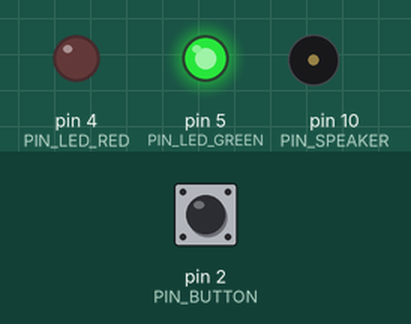
The sketch below on a simulated Arduino Uno, built with avr-gcc and run on an emulated ATmega328P. Parts: output pins drawn as LEDs (lit = HIGH), buzzer (waves = sounding). Inputs (shaded band) come from the test bench; at power-on: pin 2 (PIN_BUTTON) HIGH. What the sketch prints to the serial monitor is not drawn.

Above: at 1.2 s.
1.3 s: pin 2 (PIN_BUTTON) pulled LOW for 0.15 s
At 1.55 s:
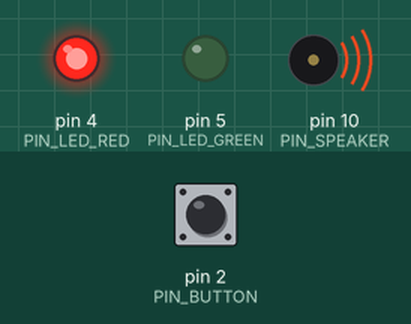
At 2.9 s:
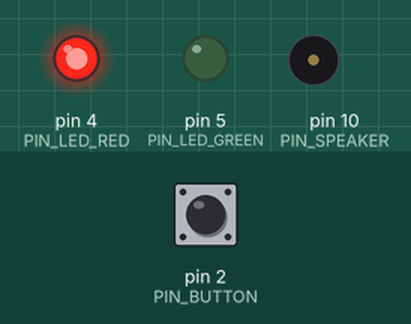
Timing chart, 0 to 12.8 s (numbered marks = the images above; inputs shaded):
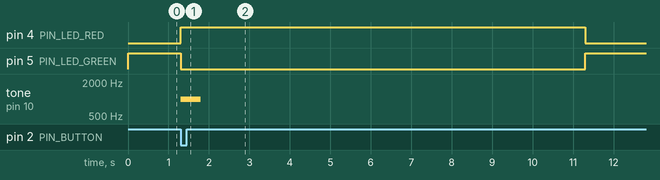

The sketch:

lights_speaker_Test.ino
```cpp
// --- Pin Assignments ---
const int PIN_BUTTON      = 2;
const int PIN_LED_GREEN   = 5;
const int PIN_LED_RED     = 4;
const int PIN_SPEAKER     = 10;

// --- Timing ---
const unsigned long PRESENTATION_DURATION = 10000; // 10 seconds for testing

// --- State ---
bool presentationActive     = false;
unsigned long presentationStart = 0;

int buttonState;
int lastButtonState = LOW;


void setup() {
  pinMode(PIN_BUTTON,    INPUT_PULLUP);
  pinMode(PIN_LED_GREEN, OUTPUT);
  pinMode(PIN_LED_RED,   OUTPUT);
  pinMode(PIN_SPEAKER,   OUTPUT);

  // Default state
  digitalWrite(PIN_LED_GREEN, HIGH);
  digitalWrite(PIN_LED_RED,   LOW);

  Serial.begin(9600);
  Serial.println("System ready — Green ON");
}


void loop() {
  buttonState = digitalRead(PIN_BUTTON);

  if (buttonState != lastButtonState) {
    if (buttonState == LOW && !presentationActive) {
      startPresentation();
    }
    delay(50);
  }

  lastButtonState = buttonState;

  if (presentationActive) {
    if (millis() - presentationStart >= PRESENTATION_DURATION) {
      endPresentation();
    }
  }
}


void startPresentation() {
  presentationActive  = true;
  presentationStart   = millis();

  digitalWrite(PIN_LED_GREEN, LOW);
  digitalWrite(PIN_LED_RED,   HIGH);
  tone(PIN_SPEAKER, 1000, 500); // beep for 500ms

  Serial.println("Presentation started — Red ON, Beep playing");
}


void endPresentation() {
  presentationActive = false;

  digitalWrite(PIN_LED_RED,   LOW);
  digitalWrite(PIN_LED_GREEN, HIGH);

  Serial.println("Presentation ended — Green ON");
}
```

Measured:
- after the input at 1.3 s, pin 4 (PIN_LED_RED): LOW → HIGH at once, → LOW 10.0 s later; pin 5 (PIN_LED_GREEN): HIGH → LOW at once, → HIGH 10.0 s later; tone on pin 10 (PIN_SPEAKER): silent → 1000 Hz at once, → silent 0.50 s later
